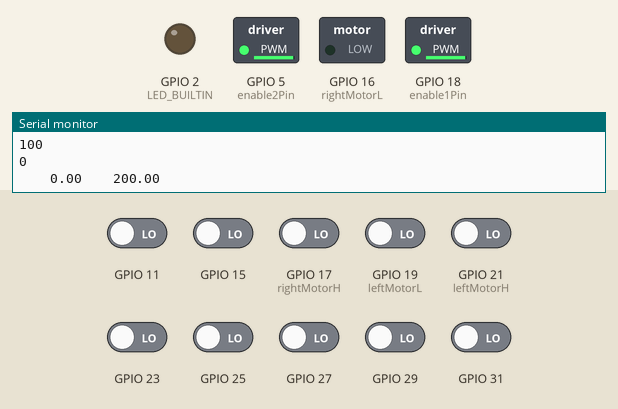
This sketch was run on a simulated ESP32. On the bench: switched loads named in the sketch (green lamp = pin HIGH), output pins drawn as LEDs (lit = HIGH), the last lines printed to the serial monitor. The inputs (shaded band) are chosen by the test bench; at power-on: GPIO 11, GPIO 15, GPIO 17 (rightMotorH), GPIO 19 (leftMotorL), GPIO 21 (leftMotorH), GPIO 23, GPIO 25, GPIO 27, GPIO 29, GPIO 31 LOW.

Above: at 16.8 s.
16.9 s: GPIO 11 driven HIGH and GPIO 15 driven HIGH and GPIO 17 (rightMotorH) driven HIGH and GPIO 19 (leftMotorL) driven HIGH and GPIO 21 (leftMotorH) driven HIGH
At 19.0 s:
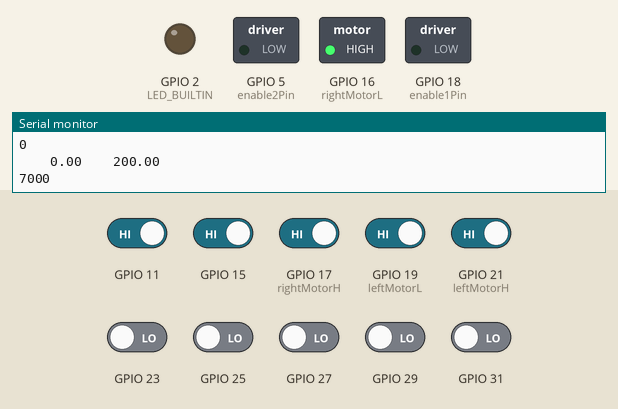
19.9 s: GPIO 11 driven LOW
At 21.0 s:
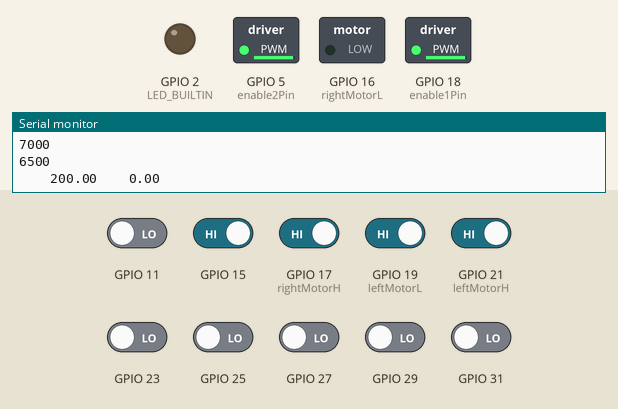
22.1 s: GPIO 11 driven HIGH
At 24.6 s:
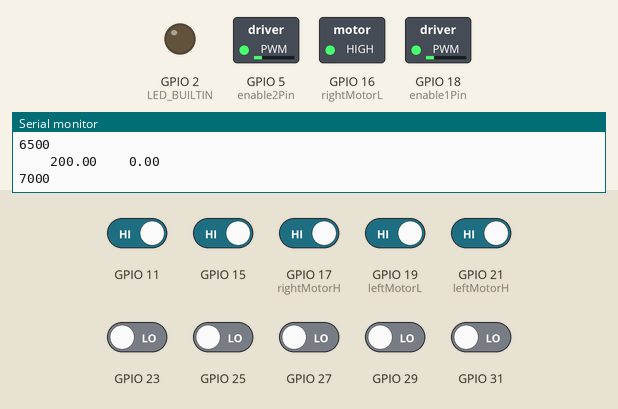
Timing chart, 0 to 31.1 s (numbered marks = the images above; inputs shaded):
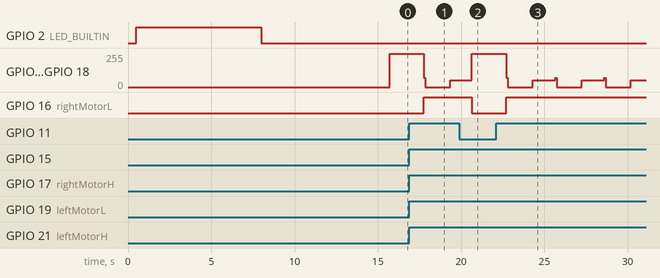

The sketch:

LFR_ESP32.ino
```cpp
#include <QTRSensors.h>
#define kp 0.0067  // find the best value speed controll
#define ki 0
#define kd 0.067

//int in1 = 30, in2 = 28, in3 = 26, in4 = 24, pwm1 = 46, pwm2 = 44;
int leftMotorH =21;
int leftMotorL =19;
int enable1Pin =18;
int rightMotorH =17;
int rightMotorL = 16;
int enable2Pin = 5;
float thres=500;

const int freq = 30000;
const int pwmChannel = 0;
const int pwmChannel2 = 1;
const int resolution = 8;
//int dutyCycle =0;

String a;
int threshold_value[12];
int min_value[12];
int max_value[12];

QTRSensors qtr;

const uint8_t SensorCount = 10;
uint16_t sensorValues[SensorCount];

void setup()
{
  Serial.begin(115200);
  Calibration();
  motor_setup();

}
int i=0; char s[100];
//String s = " ";
void motor(){
  Serial.println("Moving Forward");
  /*digitalWrite(leftMotorH, LOW);
  digitalWrite(leftMotorL, HIGH);
  digitalWrite(rightMotorH, 0);
  digitalWrite(rightMotorL, 1);
  dutyCycle+=10;
  Serial.println(dutyCycle);
  ledcWrite(pwmChannel, dutyCycle);
  ledcWrite(pwmChannel2, dutyCycle);
  */
  Run(1,250,1);
  Run(2,250,1);delay(2000);
}
void loop()
{
 //  0 1 2 3 4 5 6 7 8 9
 //  0 0 0 0 0 0 0 0 0 0
 //motor();
  //Read_Values();
  uint16_t Position = qtr.readLineBlack(sensorValues);
   Serial.print(Position);Serial.println('\t');
   qtr.read(sensorValues);
   if (sensorValues[9] > threshold_value[9] && sensorValues[8] > threshold_value[8] &&sensorValues[7] > threshold_value[7]&&sensorValues[6] > threshold_value[6]&&sensorValues[5] > threshold_value[5] ){
      //Serial.print("right_90   ");Serial.print(Position);Serial.println('\t');
//      s[i]="R";i++;
      wait();
      right_90();
      //Serial.print("Right");
   }
   else if (sensorValues[0] > threshold_value[0] && sensorValues[1] > threshold_value[1] &&sensorValues[2] > threshold_value[2]&&sensorValues[3] > threshold_value[3]&&sensorValues[4] > threshold_value[4]){
      //Serial.print("left_90   ");Serial.print(Position);Serial.println('\t');
     // s[i]="L";i++;Serial.println(i);
      wait();
      left_90();
   }
  /* else if (Position == 9000){
      s[i]="B";i++;Serial.println(i);Serial.println(s);
      wait();
      left_90();
      s[i]=0;
      // for(int j=0;j<=i;j++){
      //   x[i]=s[i];
      // }
      Serial.println(s);
      //left_90();
   }*/
  else
  pid();

 //pid();
}

void wait(){
  delay(50);
  Run(1,70,0);
  Run(2,70,0);delay(100);
  Run(1,0,0);
  Run(2,0,0);delay(1500);
}


void motor_setup(){
  pinMode(leftMotorH, OUTPUT);
  pinMode(leftMotorL, OUTPUT);
  pinMode(enable1Pin, OUTPUT);
  pinMode(rightMotorH, OUTPUT);
  pinMode(rightMotorL, OUTPUT);
  pinMode(enable2Pin, OUTPUT);

  ledcSetup(pwmChannel, freq, resolution);
  ledcSetup(pwmChannel2, freq, resolution);

  // attach the channel to the GPIO to be controlled
  ledcAttachPin(enable1Pin, pwmChannel);
  ledcAttachPin(enable2Pin, pwmChannel2);

 // Serial.begin(115200);

}
```

IR.ino
```cpp
//Funtion
void Calibration(){
    qtr.setTypeRC();
  qtr.setSensorPins((const uint8_t[]){31, 29, 27, 25, 23, 21, 19, 17, 15,11}, SensorCount);
int LED_BUILTIN = 2;
  delay(500);
  pinMode(LED_BUILTIN, OUTPUT);
  digitalWrite(LED_BUILTIN, HIGH);

  for (uint16_t i = 1; i <= 300; i++)
  {
    qtr.calibrate();
  }
  digitalWrite(LED_BUILTIN, LOW);
  calibrate();
/*
  Serial.begin(9600);Serial.println();
  for (uint8_t i = 0; i < SensorCount; i++)
  {
    Serial.print(qtr.calibrationOn.minimum[i]);
    Serial.print(' ');//x=qtr.calibrationOn.minimum[i];
  }
  Serial.println();
  for (uint8_t i = 0; i < SensorCount; i++)
  {
    Serial.print(qtr.calibrationOn.maximum[i]);
    Serial.print(' ');//y=qtr.calibrationOn.maximum[i];
  }Serial.println();
  for(int i=0;i<SensorCount;i++)
  {
    threshold_value[i]=(qtr.calibrationOn.minimum[i]+qtr.calibrationOn.maximum[i])/2;
    Serial.print(threshold_value[i]);Serial.print("  ");
  }

  Serial.println();
  Serial.println();
  delay(1000);*/
}

//Funtion

int Read_Values(){
  int position_black = qtr.readLineBlack(sensorValues);  Serial.print(position_black);Serial.println('\t');
  int position_white = qtr.readLineWhite(sensorValues);

  for (int i = 0; i < SensorCount; i++)
  {
    if (sensorValues[i] > threshold_value[i])
      a[i] = '1';
    else a[i] = '0';
    Serial.print(sensorValues[i]);Serial.print("  ");
    //
  }Serial.println(a);
Serial.print("  ");
  //Serial.print(position_white);

}
```

PID.ino
```cpp
 float motor_speed,speed=150,left_motor_speed,right_motor_speed,MaxSpeed=200;
  //float kp = speed / 4500;
  int error,last_error=0;
void pid(){

  uint16_t position_black = qtr.readLineBlack(sensorValues);

  error=position_black-4500;
  float P=error;
  float I=I+error;
  float D=error-last_error;
  last_error=error;
  motor_speed = kp * P + ki * I + kd * D;
  left_motor_speed=speed+motor_speed;
  right_motor_speed=speed-motor_speed;
  if (right_motor_speed > MaxSpeed) right_motor_speed = MaxSpeed;  // prevent the motor from going beyond max speed
  if (left_motor_speed > MaxSpeed) left_motor_speed = MaxSpeed;    // prevent the motor from going beyond max speed
  if (right_motor_speed < 0) right_motor_speed = 0;
  if (left_motor_speed < 0) left_motor_speed = 0;
  Serial.print("    ");
  Serial.print(left_motor_speed);
  Serial.print("    ");
  Serial.println(right_motor_speed);
  Run(1,250,1);
  Run(2,250,1);delay(2000);
  //Serial.print( kp * P ); Serial.print(' ');
  //Serial.println(kd * D);
}
```

RUN.ino
```cpp
bool pin1,pin2;

void Run(int motor,float speed,int direction){
  if(direction==1){
    pin1=HIGH;
    pin2=LOW;
  }
  if(direction==0){
    pin1=LOW;
    pin2=HIGH;
  }
  if(motor==1){
    digitalWrite(leftMotorH, pin1);
    digitalWrite(leftMotorL, pin2);
    ledcWrite(pwmChannel, speed);
    //analogWrite( enable1Pin,speed);
  }
  if(motor==2){
    digitalWrite(rightMotorH,pin1);
    digitalWrite(rightMotorL,pin2);
    ledcWrite(pwmChannel2,speed);
    //analogWrite(enable2Pin,speed);
  }
}


void left_90() {
  int i;//wait();delay(500);
for (i = 1; i < 500; i++) {
    Run(1, 50, 0);  //left
    Run(2, 50, 1); //delay(20);
    //delay(100); //right
    uint16_t Position = qtr.readLineBlack(sensorValues);
    if (Position > 4000 && Position < 5000){
      Run(1, 50, 1);  //left
      Run(2, 50, 0);delay(100);
      Run(1, 0, 1);  //left
      Run(2, 0, 0);delay(200);
      break;
    }
  }
}
void right_90() {
  int i;//
  for (i = 1; i < 500; i++) {
    Run(1, 50, 1);  //left
    Run(2, 50, 0);  //right
    //delay(20);
    uint16_t Position = qtr.readLineBlack(sensorValues); //Serial.print("   ");Serial.print(Position);
    if (Position > 4000 && Position < 5000) {
      Run(1, 50, 0);  //left
      Run(2, 50, 1);delay(100);
      Run(1, 0, 0);  //left
      Run(2, 0, 1);delay(200);
    break;
    }
  }
}

void u_turn() {
  int i;
  for (i = 1; i < 60; i++) {
    Run(1, 150, 0);
    Run(2, 150, 1);
    delay(20);
    uint16_t Position = qtr.readLineBlack(sensorValues); //Serial.print("   ");Serial.print(Position);
    if (Position > 4000 && Position < 5000) break;
  }
}


void right_30() {
  int i;//
  for (i = 1; i < 500; i++) {
    Run(1, 150, 1);  //left
    Run(2, 0, 0);delay(10000);  //right
    //delay(100);
    uint16_t Position = qtr.readLineBlack(sensorValues); //Serial.print("   ");Serial.print(Position);
    if (Position > 4000 && Position < 5000) {
      //break;
      Run(1, 0, 0);  //left
    Run(2, 0, 1);delay(10000);
    }
  }
}
```

new_cali.ino
```cpp
void  calibrate()
{

  for(int i=0;i<SensorCount;i++)
  {
     min_value[i]=2500;
     max_value[i]=0;
     Serial.print(min_value[i]);
     Serial.println(max_value[i]);
  }
  for( int i=0;i<3000;i++)
  {
    /*digitalWrite(in1,HIGH);
    digitalWrite(in2,LOW);
    analogWrite(enA,50);
    digitalWrite(in1,LOW);
    digitalWrite(in1,HIGH);
    analogWrite(enB,50);*/
qtr.read(sensorValues);
    for(int i=0;i<SensorCount;i++)
    {
      if(sensorValues[i]<min_value[i])
      {
        min_value[i]=sensorValues[i];//Serial.print(sensorValues[i]);Serial.print("    ");
       // Serial.print(min_value[i]);Serial.print(" MIN ");
       // Serial.println(max_value[i]);
      }
    if(sensorValues[i]>max_value[i])
      {
        max_value[i]=sensorValues[i];//Serial.print(sensorValues[i]);Serial.print("    ");
        //Serial.print(min_value[i]);
        //Serial.print(" MAX ");
        //Serial.println(max_value[i]);
      }
    }
  }
  for(int i=0;i<SensorCount;i++)
  {
    Serial.print(min_value[i]);Serial.print("         ");
    Serial.println(max_value[i]);
    threshold_value[i]=(min_value[i]+max_value[i])/2;
    Serial.print(threshold_value[i]);Serial.print("  ");
  }Serial.println("");
}
```

Measured:
- after the input at 16.9 s, GPIO 5 (enable2Pin), GPIO 18 (enable1Pin): 249/255 → 70/255 after 0.86 s, → 0/255 0.10 s later, → 50/255 1.5 s later; GPIO 16 (rightMotorL): LOW → HIGH after 0.86 s
- after the input at 19.9 s, GPIO 16 (rightMotorL): HIGH → LOW after 0.75 s
- after the input at 22.1 s, GPIO 5 (enable2Pin), GPIO 18 (enable1Pin): 249/255 → 70/255 after 0.61 s, then repeats every 2.9 s: 0/255 1.5 s, 50/255 1.3 s, 70/255 0.10 s; GPIO 16 (rightMotorL): LOW → HIGH after 0.61 s
